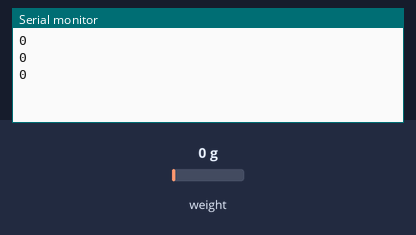
A sketch run on a simulated ESP32. On the bench: the last lines printed to the serial monitor. Inputs (shaded band) come from the test bench; at power-on: weight on the scale 0 g.

Above: at 1.5 s.
1.6 s: weight on the scale set to 100 g
At 2.4 s:
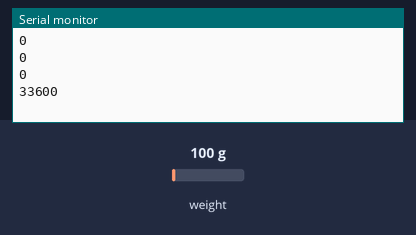
3.1 s: weight on the scale set to 1250 g
At 3.5 s:
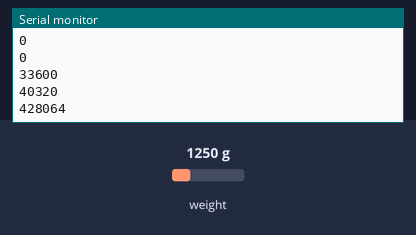
Timing chart, 0 to 6.1 s (numbered marks = the images above; inputs shaded):
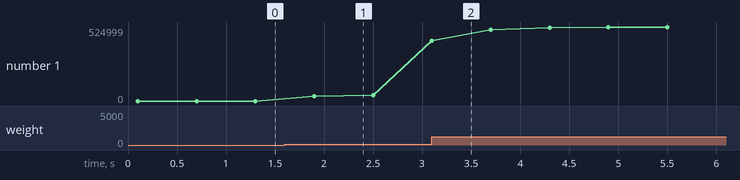

Measured:
- after the input at 1.6 s, the serial monitor: prints a new line after 0.30 s (image 1)
- after the input at 3.1 s, the serial monitor: prints a new line at once (image 2)
- plotted number 1: 0 → 40320 after the input at 1.6 s, 40320 → 524999 after the input at 3.1 s

The sketch:

load.ino
```cpp
#include "HX711.h"

// HX711 circuit wiring
const int LOADCELL_DOUT_PIN = 33;
const int LOADCELL_SCK_PIN = 32;

HX711 scale;

void setup() {
  Serial.begin(57600);
  scale.begin(LOADCELL_DOUT_PIN, LOADCELL_SCK_PIN);
}

long val = 0;
float count = 0;

void loop() {
  count = count + 1;


  // val = ((count - 1) / count) * val    +  (1 / count) * scale.read(); // tager gennesnittet af alt. alt hvad modulet "vejer" imens den er tændt blive puttet ind i gennemsnittet her.
  val = 0.2 * val    +   0.8 * scale.read(); // tager et mindre gennemsnit hvor man kun bruger 80% af alle målte værdier.
  //val = scale.read(); // Måler hvad den vejer lige nu og her. intet gennesnit eller matematik.
  Serial.println((val)); //her ender din formel til at skulle stå.
  delay(500);


}
```
